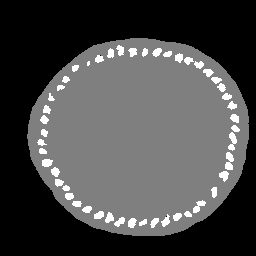
#> input picture test_data/trypB_testData_annotations.tif, 256 x 256 px
$ python stitch_align.py --fixed ../test_data/trypB_testData_annotations.tif --fixed-slice 5 --moving ../test_data/trypB_testData_training.tif --moving-slice 5
#> lines starting #> are read from the running program, lines starting #| are printed output that depends on the picture
#!/usr/bin/env python3
"""
Stitch alignment: estimate the in-plane translation between two slices.

Used by the stitching module's Auto-align button (ADR-007). Given one slice
from a fixed stack and one from a moving stack (the declared "same physical
section" pair), estimates the (dx, dy) that places the moving slice onto the
fixed one, via phase correlation.

Modes:
    grayscale  - phase correlation on the (normalized) intensities
    labels     - phase correlation on a boundary map extracted from the
                 label image (class IDs themselves carry no correlation
                 meaning)

Coarse-to-fine: correlation runs on a downsampled pair first (max dimension
~1024), then refines on full-resolution central windows shifted by the
coarse estimate.

Output (stdout): STITCH_RESULT:{"dx": ..., "dy": ..., "score": ...}
    dx, dy: pixels; POSITIVE dx moves the moving slice right, positive dy
    moves it down, in the fixed slice's coordinate frame.
Errors:  STITCH_ERROR:{"message": ...}
"""

import sys
import json
import argparse

import numpy as np
import tifffile


def emit_error(message):
    print(f"STITCH_ERROR:{json.dumps({'message': message})}", flush=True)


def load_slice(path, index):
    """Load a single z-slice from a TIFF stack without reading the volume."""
    img = tifffile.imread(path, key=int(index))
    img = np.asarray(img)
    if img.ndim == 3:  # single-page read of an RGB/multi-sample image
        img = img[..., 0]
    return img


def to_alignment_image(img, mode):
    """Convert a slice into the representation phase correlation runs on."""
    if mode == 'labels':
        from skimage.segmentation import find_boundaries
        return find_boundaries(img.astype(np.int64), mode='thick').astype(np.float32)
    img = img.astype(np.float32)
    std = img.std()
    return (img - img.mean()) / (std + 1e-8)


def downsample(img, factor):
    """Block-mean downsample by an integer factor."""
    if factor <= 1:
        return img
    h, w = img.shape
    h2, w2 = (h // factor) * factor, (w // factor) * factor
    img = img[:h2, :w2]
    return img.reshape(h2 // factor, factor, w2 // factor, factor).mean(axis=(1, 3))


def phase_shift(fixed, moving):
    """Phase correlation: shift (dy, dx) that registers moving onto fixed."""
    from skimage.registration import phase_cross_correlation
    shift, error, _ = phase_cross_correlation(fixed, moving, normalization='phase')
    return float(shift[0]), float(shift[1]), float(error)


def overlap_score(fixed, moving, dy, dx):
    """Pearson correlation of the overlap after applying the shift."""
    dy_i, dx_i = int(round(dy)), int(round(dx))
    h, w = fixed.shape
    fy0, fy1 = max(0, dy_i), min(h, h + dy_i)
    fx0, fx1 = max(0, dx_i), min(w, w + dx_i)
    my0, my1 = max(0, -dy_i), min(h, h - dy_i)
    mx0, mx1 = max(0, -dx_i), min(w, w - dx_i)
    a = fixed[fy0:fy1, fx0:fx1].ravel()
    b = moving[my0:my1, mx0:mx1].ravel()
    if a.size < 100 or a.std() < 1e-8 or b.std() < 1e-8:
        return 0.0
    return float(np.corrcoef(a, b)[0, 1])


def refine_full_res(fixed, moving, dy, dx, window=1024):
    """Refine a coarse estimate on full-resolution central windows.

    Extracts corresponding windows (the moving one offset by the coarse
    estimate) and re-runs phase correlation; the residual adds onto the
    coarse shift.
    """
    h, w = fixed.shape
    win_h, win_w = min(window, h), min(window, w)
    cy, cx = h // 2, w // 2
    fy0 = int(np.clip(cy - win_h // 2, 0, h - win_h))
    fx0 = int(np.clip(cx - win_w // 2, 0, w - win_w))
    # The moving window that lands on the fixed window under the coarse shift
    my0 = int(np.clip(fy0 - round(dy), 0, moving.shape[0] - win_h))
    mx0 = int(np.clip(fx0 - round(dx), 0, moving.shape[1] - win_w))
    f_win = fixed[fy0:fy0 + win_h, fx0:fx0 + win_w]
    m_win = moving[my0:my0 + win_h, mx0:mx0 + win_w]
    r_dy, r_dx, _ = phase_shift(f_win, m_win)
    # Full shift = window placement difference + residual
    return (fy0 - my0) + r_dy, (fx0 - mx0) + r_dx


def main():
    parser = argparse.ArgumentParser(description='Stitch slice alignment (phase correlation)')
    parser.add_argument('--fixed', required=True, help='Fixed stack TIFF path')
    parser.add_argument('--fixed-slice', required=True, type=int)
    parser.add_argument('--moving', required=True, help='Moving stack TIFF path')
    parser.add_argument('--moving-slice', required=True, type=int)
    parser.add_argument('--mode', default='grayscale', choices=['grayscale', 'labels'])
    parser.add_argument('--max-dim', default=1024, type=int,
                        help='Downsample so the largest dimension is at most this')
    args = parser.parse_args()

    try:
        fixed = to_alignment_image(load_slice(args.fixed, args.fixed_slice), args.mode)
#> in load_slice, img is the input picture: shape (256, 256); min 0, max 2, mean 0.568
#> in to_alignment_image, `img = img.astype(np.float32)`:
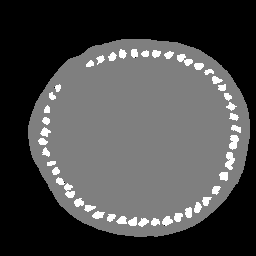
#> img: shape (256, 256) float32; min 0, max 2, mean 0.568; drawn with min black and max white
#> in to_alignment_image, `std = img.std()`: std = 0.569
        moving = to_alignment_image(load_slice(args.moving, args.moving_slice), args.mode)
#> call 2 of load_slice, with path = '../test_data/trypB_testData_training.tif', index = 5
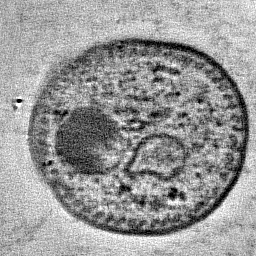
#> input picture test_data/trypB_testData_training.tif, 256 x 256 px
#> in load_slice, img is the input picture: shape (256, 256); min 0, max 255, mean 152.2
#> call 2 of to_alignment_image, with mode = 'grayscale'
#> in to_alignment_image (call 2), `img = img.astype(np.float32)`:
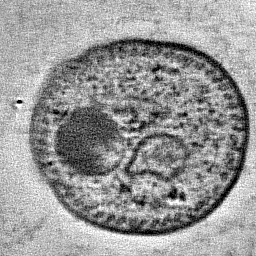
#> img: shape (256, 256) float32; min 0, max 255, mean 152.2
#> in to_alignment_image (call 2), `std = img.std()`: std = 52.6

        if fixed.shape != moving.shape:
            # Phase correlation needs equal shapes; pad the smaller with zeros
            h = max(fixed.shape[0], moving.shape[0])
            w = max(fixed.shape[1], moving.shape[1])
            fp = np.zeros((h, w), dtype=np.float32)
            mp = np.zeros((h, w), dtype=np.float32)
            fp[:fixed.shape[0], :fixed.shape[1]] = fixed
            mp[:moving.shape[0], :moving.shape[1]] = moving
            fixed, moving = fp, mp

        factor = max(1, int(np.ceil(max(fixed.shape) / args.max_dim)))
#> factor = 1
        dy_c, dx_c, _ = phase_shift(downsample(fixed, factor), downsample(moving, factor))
#> in phase_shift, `shift, error, _ = phase_cross_correlation(fixed, moving, normalization..`: shift = [0, 0]; error = 1
#> dy_c = 0; dx_c = 0
        dy, dx = dy_c * factor, dx_c * factor
#> dy = 0; dx = 0

        if factor > 1:
            try:
                dy, dx = refine_full_res(fixed, moving, dy, dx)
            except Exception:
                pass  # keep the coarse estimate

        score = overlap_score(fixed, moving, dy, dx)
#> in overlap_score, `fy0, fy1 = max(0, dy_i), min(h, h + dy_i)`: fy1 = 256
#> in overlap_score, `fx0, fx1 = max(0, dx_i), min(w, w + dx_i)`: fx0 = 0; fx1 = 256
#> in overlap_score, `my0, my1 = max(0, -dy_i), min(h, h - dy_i)`: my0 = 0; my1 = 256
#> in overlap_score, `mx0, mx1 = max(0, -dx_i), min(w, w - dx_i)`: mx0 = 0; mx1 = 256
#> score = -0.637

        print("STITCH_RESULT:" + json.dumps({
            "dx": round(float(dx), 2),
            "dy": round(float(dy), 2),
            "score": round(score, 4),
            "mode": args.mode,
            "downsampleFactor": factor,
        }), flush=True)
#| STITCH_RESULT:{"dx": 0.0, "dy": 0.0, "score": -0.6366, "mode": "grayscale", "downsampleFactor": 1}

    except Exception as e:
        emit_error(str(e))
        sys.exit(1)


if __name__ == '__main__':
    main()
